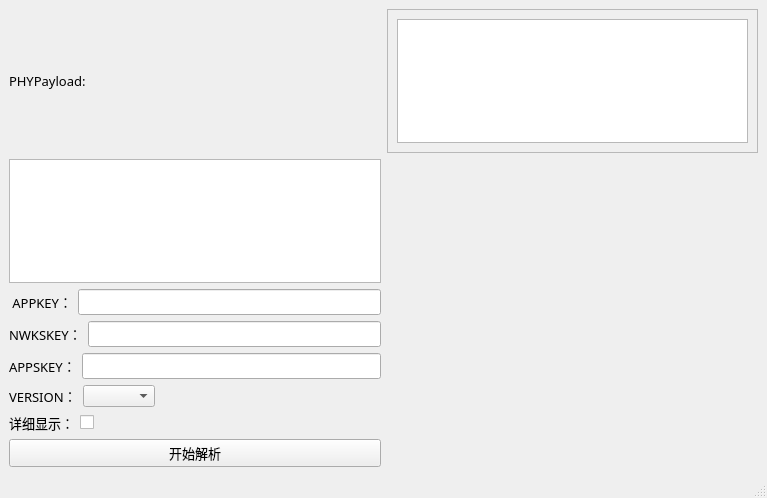
<?xml version="1.0" encoding="UTF-8"?>
<ui version="4.0">
 <class>MainWindow</class>
 <widget class="QMainWindow" name="MainWindow">
  <property name="geometry">
   <rect>
    <x>0</x>
    <y>0</y>
    <width>767</width>
    <height>498</height>
   </rect>
  </property>
  <property name="windowTitle">
   <string>LoRaWAN报文解析V1.0.1</string>
  </property>
  <widget class="QWidget" name="centralwidget">
   <layout class="QGridLayout" name="gridLayout_2">
    <item row="0" column="0">
     <layout class="QGridLayout" name="gridLayout">
      <item row="0" column="1">
       <widget class="QScrollArea" name="scrollArea">
        <property name="widgetResizable">
         <bool>true</bool>
        </property>
        <widget class="QWidget" name="scrollAreaWidgetContents">
         <property name="geometry">
          <rect>
           <x>0</x>
           <y>0</y>
           <width>368</width>
           <height>139</height>
          </rect>
         </property>
         <layout class="QGridLayout" name="gridLayout_3">
          <item row="0" column="0">
           <widget class="QPlainTextEdit" name="txt_show_pain">
            <property name="font">
             <font>
              <family>微软雅黑</family>
              <pointsize>10</pointsize>
             </font>
            </property>
           </widget>
          </item>
         </layout>
        </widget>
       </widget>
      </item>
      <item row="0" column="0">
       <widget class="QLabel" name="label">
        <property name="font">
         <font>
          <family>宋体</family>
          <pointsize>10</pointsize>
         </font>
        </property>
        <property name="text">
         <string>PHYPayload:</string>
        </property>
       </widget>
      </item>
      <item row="3" column="0">
       <layout class="QFormLayout" name="formLayout">
        <item row="0" column="0">
         <widget class="QLabel" name="label_3">
          <property name="font">
           <font>
            <family>宋体</family>
            <pointsize>10</pointsize>
           </font>
          </property>
          <property name="text">
           <string>NWKSKEY：</string>
          </property>
         </widget>
        </item>
        <item row="0" column="1">
         <widget class="QLineEdit" name="txt_nwkskey">
          <property name="font">
           <font>
            <family>微软雅黑</family>
            <pointsize>10</pointsize>
           </font>
          </property>
         </widget>
        </item>
       </layout>
      </item>
      <item row="4" column="0">
       <layout class="QFormLayout" name="formLayout_3">
        <item row="0" column="0">
         <widget class="QLabel" name="label_2">
          <property name="font">
           <font>
            <family>宋体</family>
            <pointsize>10</pointsize>
           </font>
          </property>
          <property name="text">
           <string>APPSKEY：</string>
          </property>
         </widget>
        </item>
        <item row="0" column="1">
         <widget class="QLineEdit" name="txt_appskey">
          <property name="font">
           <font>
            <family>微软雅黑</family>
            <pointsize>10</pointsize>
           </font>
          </property>
         </widget>
        </item>
       </layout>
      </item>
      <item row="8" column="0">
       <widget class="QPushButton" name="btn_parse">
        <property name="font">
         <font>
          <family>微软雅黑</family>
          <pointsize>10</pointsize>
         </font>
        </property>
        <property name="cursor">
         <cursorShape>PointingHandCursor</cursorShape>
        </property>
        <property name="text">
         <string>开始解析</string>
        </property>
       </widget>
      </item>
      <item row="1" column="0">
       <widget class="QPlainTextEdit" name="txt_phy_pain">
        <property name="font">
         <font>
          <family>微软雅黑</family>
          <pointsize>10</pointsize>
         </font>
        </property>
       </widget>
      </item>
      <item row="6" column="0">
       <layout class="QHBoxLayout" name="horizontalLayout_3">
        <item>
         <widget class="QLabel" name="label_8">
          <property name="font">
           <font>
            <family>宋体</family>
            <pointsize>10</pointsize>
           </font>
          </property>
          <property name="text">
           <string>VERSION：</string>
          </property>
         </widget>
        </item>
        <item>
         <widget class="QComboBox" name="cmb_version">
          <property name="cursor">
           <cursorShape>PointingHandCursor</cursorShape>
          </property>
         </widget>
        </item>
        <item>
         <spacer name="horizontalSpacer">
          <property name="orientation">
           <enum>Qt::Horizontal</enum>
          </property>
          <property name="sizeHint" stdset="0">
           <size>
            <width>40</width>
            <height>20</height>
           </size>
          </property>
         </spacer>
        </item>
       </layout>
      </item>
      <item row="7" column="0">
       <layout class="QHBoxLayout" name="horizontalLayout">
        <item>
         <widget class="QLabel" name="label_9">
          <property name="font">
           <font>
            <family>宋体</family>
            <pointsize>10</pointsize>
           </font>
          </property>
          <property name="text">
           <string>详细显示：</string>
          </property>
         </widget>
        </item>
        <item>
         <widget class="QCheckBox" name="check_v">
          <property name="text">
           <string/>
          </property>
          <property name="checked">
           <bool>false</bool>
          </property>
         </widget>
        </item>
        <item>
         <spacer name="horizontalSpacer_2">
          <property name="orientation">
           <enum>Qt::Horizontal</enum>
          </property>
          <property name="sizeHint" stdset="0">
           <size>
            <width>40</width>
            <height>20</height>
           </size>
          </property>
         </spacer>
        </item>
       </layout>
      </item>
      <item row="2" column="0">
       <layout class="QFormLayout" name="appkey_layout">
        <item row="0" column="0">
         <widget class="QLabel" name="lbl_appkey">
          <property name="font">
           <font>
            <family>宋体</family>
            <pointsize>10</pointsize>
           </font>
          </property>
          <property name="text">
           <string> APPKEY：</string>
          </property>
         </widget>
        </item>
        <item row="0" column="1">
         <widget class="QLineEdit" name="input_appkey">
          <property name="font">
           <font>
            <family>微软雅黑</family>
            <pointsize>10</pointsize>
           </font>
          </property>
         </widget>
        </item>
       </layout>
      </item>
     </layout>
    </item>
   </layout>
  </widget>
  <widget class="QStatusBar" name="statusbar"/>
 </widget>
 <resources/>
 <connections/>
</ui>
